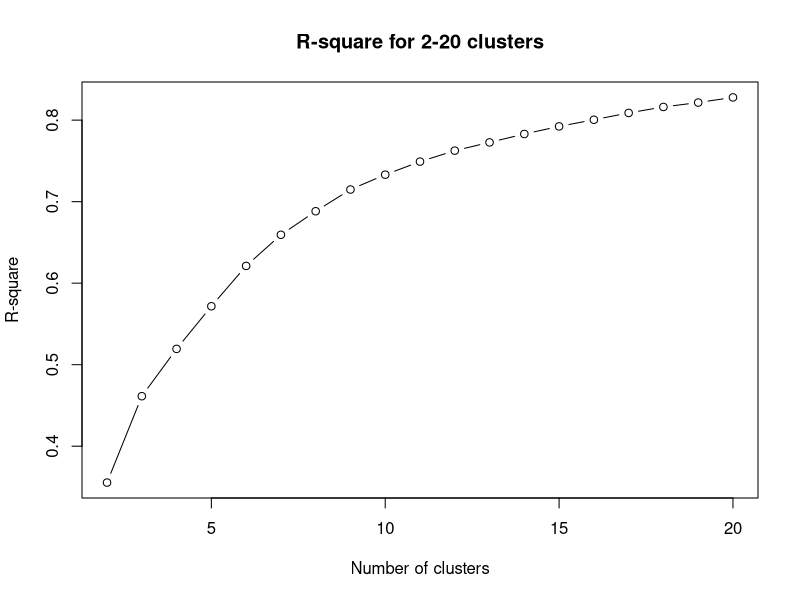
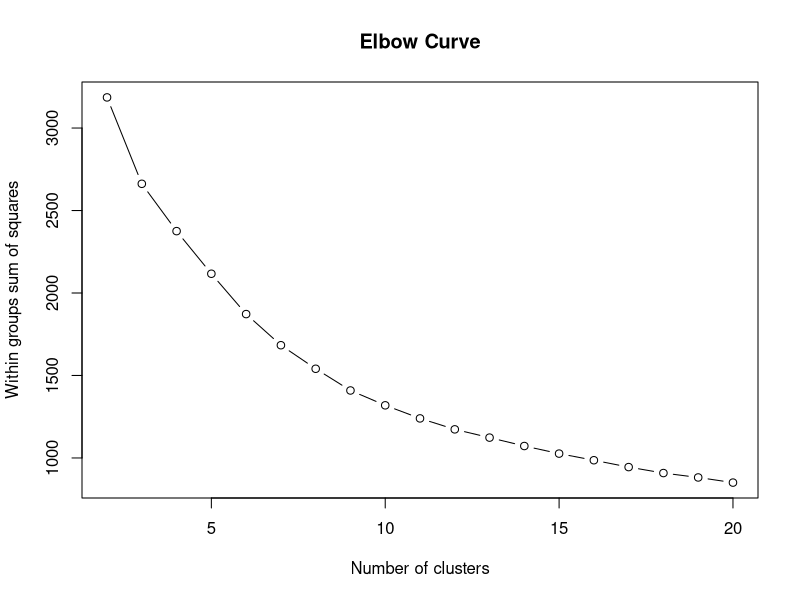

Reproduce these figures in R, in order.
## ---- chunk 1

library(MASS)
library(dplyr)
library(ggplot2)
library(mclust)
boston_data <- Boston

## ---- chunk 2

boston_data$id <- 1:nrow(boston_data)
train <- boston_data %>% dplyr::sample_frac(0.7)
test <- dplyr::anti_join(boston_data, train, by = 'id')
train$id <- NULL
test$id <- NULL

train %>% head(5)

## ---- chunk 3

train_mean <- apply(train, 2, mean) #apply mean calculation to each column (2)
train_sd <- apply(train, 2, sd)     #apply std. dev. calculation to each column (2)
train_scale <- scale(train, center=train_mean, scale=train_sd) # scale train based on the calculated values
test_scale <- scale(test, center=train_mean, scale=train_sd)   # scale test based on the calculated values

## ---- chunk 4

# Initialize empty list with vectors to capture the rsq value and summations
results <- list()
results[["rsq"]] <- vector(mode = "numeric", length = length(2:20))
results[["sumwithinss"]] <- vector(mode = "numeric", length = length(2:20))

# Iterate through 2 up to 20 cluster groups for 100 random starts
for (i in 2:20) {
  result <- kmeans(train_scale, 
                   centers = i,
                   iter.max = 20,
                   nstart = 100)
  
  # For each cluster, calculate the following, insert starting at 1 of the result list
  results[["sumwithinss"]][i-1] <- sum(result$withinss)           # sum of squares in a cluster
  results[["rsq"]][i-1] <- result$betweenss / result$totss        # between-cluster sum of squares / total sum of squares
  results[["centers"]][[paste0("cluster_",i)]] <- result$centers  # cluster means
  results[["centsizeers"]][[paste0("cluster_",i)]] <- result$size # observations in each cluster
}

# kmeans() function returns a list of components, including:
# cluster: A vector of integers (from 1:k) indicating the cluster to which each point is allocated
# centers: A matrix of cluster centers (cluster means)
# totss: The total sum of squares (TSS), i.e ∑(xi−x¯)2
# . TSS measures the total variance in the data.
# withinss: Vector of within-cluster sum of squares, one component per cluster
# tot.withinss: Total within-cluster sum of squares, i.e. sum(withinss)
# betweenss: The between-cluster sum of squares, i.e. totss−tot.withinss
# size: The number of observations in each cluster

## ---- chunk 5

plot(2:20, results[["rsq"]], type="b", xlab="Number of clusters",
     ylab="R-square", main = "R-square for 2-20 clusters")

plot(2:20, results[["sumwithinss"]], type="b", xlab="Number of clusters",
     ylab="Within groups sum of squares", main = "Elbow Curve")


## ---- chunk 6

optimaltrain <- kmeans(train_scale, centers = 10, nstart = 100)

# Use the centers (means) generated from the training set optimum
testresult <- kmeans(test_scale, centers = optimaltrain$centers, nstart = 100)

## ---- chunk 7

# Cluster Sizes for Train and Test
sizes <- data.frame(cluster_size_train = results$centsizeers$cluster_10 / sum(results$centsizeers$cluster_10),
                    cluster_size_test = testresult$size / sum(testresult$size))
sizes

# VAF for Train and Test
vaf <- data.frame(vaf_train = optimaltrain$betweenss/optimaltrain$totss,
                  vaf_test = testresult$betweenss/testresult$totss)
vaf

# Centroids for Train and Test:
centroids <- data.frame(centroids_train = optimaltrain$centers, 
                        centroids_test = testresult$centers)
centroids

## ---- chunk 8

GMmodel <- mclust::Mclust(train_scale[,which(colnames(train_scale) %in% c("crim","dis"))], G = 3:5, modelNames = "VVI")

test_GMmodel <- mclust::Mclust(test_scale[,which(colnames(test_scale) %in% c("crim","dis"))], G = 5, modelNames = "VVI")
